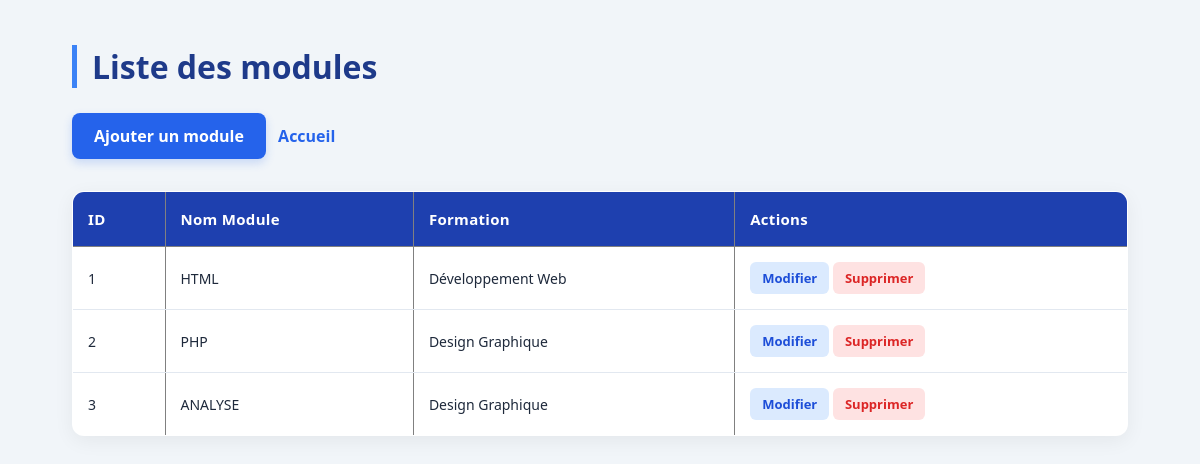
/module/index.php, run on the app's committed database.
### tables this page shows
CREATE TABLE `module` (
  `id` int(11) NOT NULL,
  `nom_module` varchar(100) NOT NULL,
  `Formations_id` int(11) NOT NULL
);

CREATE TABLE `formations` (
  `id` int(11) NOT NULL,
  `titre` varchar(100) NOT NULL,
  `prix` decimal(10,2) NOT NULL
);

### module/index.php (the view, shortened to what this page needs)
<?php
require_once "../database/connexion.php";
$sql = "SELECT module.*, formations.titre
        FROM module
        LEFT JOIN formations ON module.Formations_id = formations.id";
$statement = $pdo->query($sql);
$modules = $statement->fetchAll(PDO::FETCH_ASSOC);
?>
<!DOCTYPE html>
<html lang="fr">
<head>
    <link rel="stylesheet" href="../css/style.css">
</head>
<body>
    <h1>Liste des modules</h1>
    <a href="create.php">Ajouter un module</a>
     <a href="../index.php">Accueil</a>
    <br><br>
    <table border="1">
        <thead>
            <tr>
                <th>ID</th>
                <th>Nom Module</th>
                <th>Formation</th>
                <th>Actions</th>
            </tr>
        </thead>
        <tbody>
            <?php foreach ($modules as $m) { ?>
                <tr>
                    <td><?php echo $m["id"]; ?></td>
                    <td><?php echo htmlspecialchars($m["nom_module"]); ?></td>
                    <td><?php echo htmlspecialchars($m["titre"] ?? 'Aucune'); ?></td>
                    <td>
                        <a href="edit.php?id=<?php echo $m["id"]; ?>">Modifier</a>
                        <a href="delete.php?id=<?php echo $m["id"]; ?>" onclick="return confirm('Supprimer ?')">Supprimer</a>
                    </td>
                </tr>
            <?php } ?>
        </tbody>
    </table>
</body>
</html>

### css/style.css (style rules this page uses)
* { margin: 0; padding: 0; box-sizing: border-box; }
body { font-family: 'Segoe UI', Arial, sans-serif; background: #f1f5f9; color: #1e293b; padding: 45px 6%; min-height: 100vh; }
h1 { color: #1e3a8a; font-size: 32px; margin-bottom: 25px; font-weight: 700; border-left: 5px solid #3b82f6; padding-left: 15px; }
a { text-decoration: none; display: inline-block; transition: 0.3s ease; }
a[href="create.php"] { background: #2563eb; color: white; padding: 12px 22px; border-radius: 8px; font-weight: 600; box-shadow: 0 4px 10px rgba(37, 99, 235, 0.2); }
a[href="../index.php"] { color: #2563eb; font-weight: 600; margin-left: 8px; }
table { width: 100%; border-collapse: collapse; background: white; border-radius: 12px; overflow: hidden; box-shadow: 0 5px 20px rgba(0, 0, 0, 0.06); margin-top: 10px; }
th { background: #1e40af; color: white; padding: 17px 15px; text-align: left; font-size: 15px; letter-spacing: 0.3px; }
td { padding: 15px; border-bottom: 1px solid #e2e8f0; font-size: 14px; }
tr:last-child td { border-bottom: none; }
td a[href^="edit.php"] { background: #dbeafe; color: #1d4ed8; padding: 7px 12px; border-radius: 6px; font-weight: 600; font-size: 13px; }
td a[href^="delete.php"] { background: #fee2e2; color: #dc2626; padding: 7px 12px; border-radius: 6px; font-weight: 600; font-size: 13px; }

### data on the page
module: id "1", nom_module "HTML", Formations.titre "Développement Web"
module: id "2", nom_module "PHP", Formations.titre "Design Graphique"
module: id "3", nom_module "ANALYSE", Formations.titre "Design Graphique"
